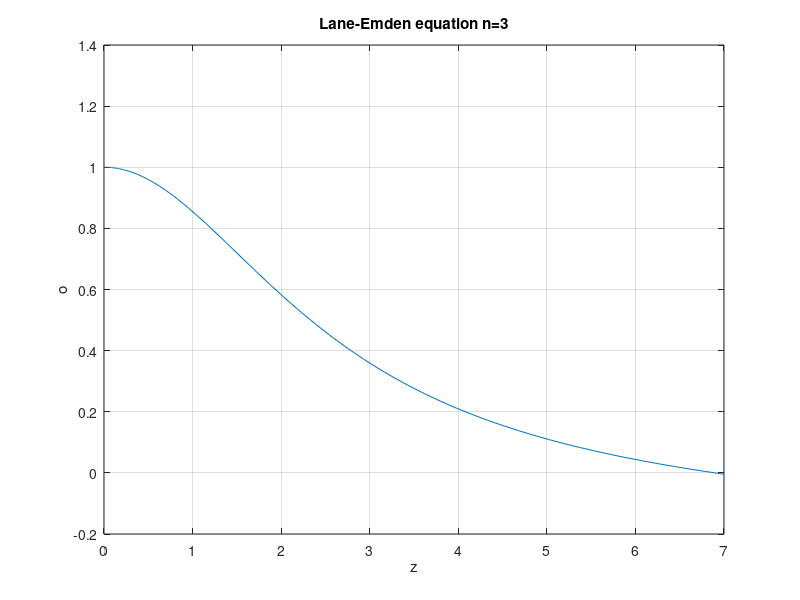
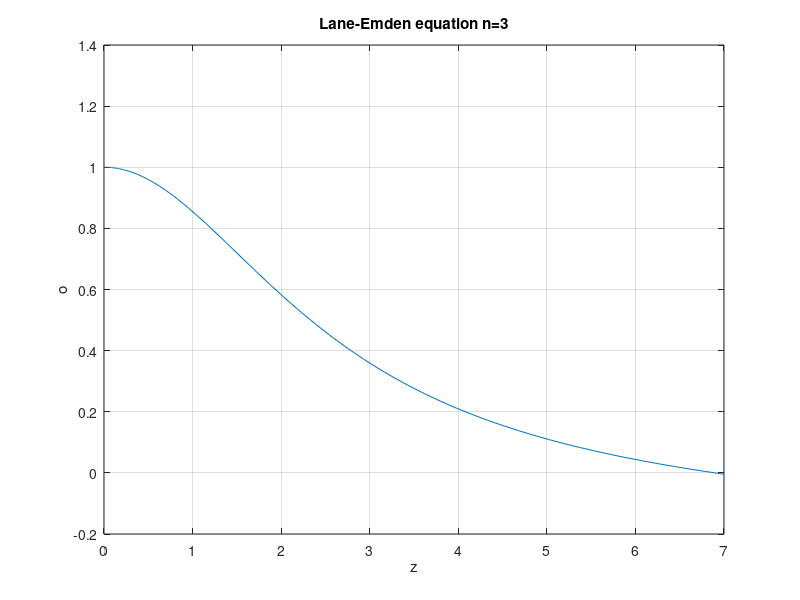
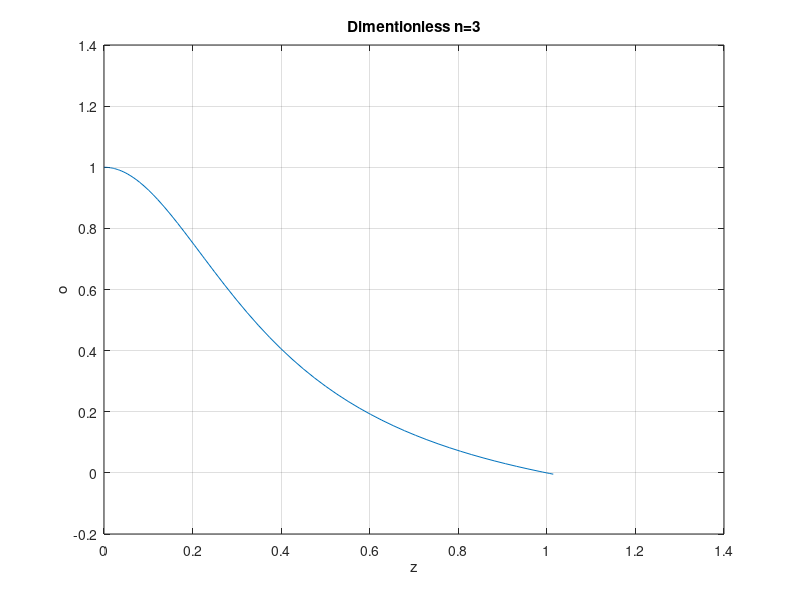
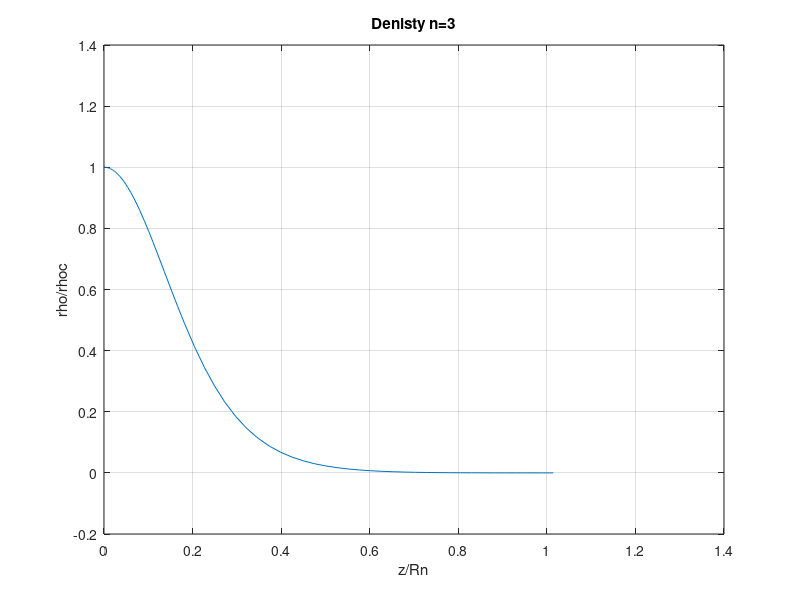

Write the MATLAB code that produced these figures, in order.
format compact
format long
close all
clear all

%solar model
Rsun=695700000 %[m]
Msun=1.989e30 %[kg]
rhomeansun=1408 %[kg/m^3]
Teffsun=5772 %[K]
Lsun=3.846e26 %[W]
X=0.73
Y=0.25
Z=0.02
kappa=0.02*(1+X) %[m^2kg^-1]
muion=1/(X+Y/4+Z/20)
mue=1/(1/2*(1+X))
mu=1/(1/muion+1/mue)

%constants
G=6.674e-11
c=299792458
u=1.66053904e-27
mh=1.67e-27
k=1.3806485e-23
o=5.670373e-8
a=(4*o)/c

%Lane-Emdun equation for n=3
% function lamed
z0=0, o0=1, o_dot=0 %o=x, z=y
zmax=7
n=3 %poltropic model
t=1e-9
% options=odeset('Events',@events);
f=@(z,o)[o(2);-(2/z*o(2)+o(1)^n)];
[z1,o1]=ode45(f,[t,zmax],[o0;z0]);
figure
plot(z1,o1(:,1))
grid on
xlabel('z')
ylabel('o')
title('Lane-Emden equation n=3')
% function dydt=f(z1,o1)
% dydt=[o(2);-(2/z*o(2)+o(1)^n)]
% function [value,isterminal,direction]=evenets(z1,o1)
% value=o1(1);
% isterminal=1;
% direction=-1;
%['NonNegative']

%polytropic
n=3
Rn=6.90
Dn=54.18
Mn=2.02
Bn=0.157

%solar test
rhoc=rhomeansun*Dn
alpha=Rsun/Rn
M=(4*pi*(Rsun/Rn)^3*Mn*rhomeansun*Dn)
M=(4*pi*alpha^3*Mn*rhomeansun*Dn)
Pc=(4*pi)^(1/3)*Bn*G*Msun^(2/3)*rhoc^(4/3)
Tc=(Pc*mu*u)/(rhoc*k)
Pgc=(rhoc*k*Tc)/(mu*u)
Prad=a/3*Tc^4
Pg=(rhoc*k*Tc)/(mu*u)
Pdeg=1.0036e7*(rhoc/mue)^(5/3)
Pdegrel=1.2435e10*(rhoc/mue)^(4/3)
PrPc=Prad/Pc
PrPg=Prad/(Pc+Prad)
PrPg2=(a*mu*u*Tc^3)/(3*rhoc*k)
Tc2=(2*G*u*Msun)/(3*Rsun*k) %3/2*k*T=(G*M*m)/R
Pc2=(G*Msun^2)/(4*pi*Rsun^4) %P=F/A: F=GM^2/R^1, A=4*pi*R^2
rho2=(Pc2*mu*u)/(k*Tc2)
beta2=1-PrPc
beta=1-PrPg

%lifetime
mfrac=0.15 %mass 1/2 L produced
eff=0.007
tau=((mfrac*eff*X*Msun*c^2)/Lsun)/(60^2*24*365.25)

%Lane-Emdun equation for n=3
figure
plot(z1,o1(:,1))
grid on
xlabel('z')
ylabel('o')
title('Lane-Emden equation n=3')
figure
plot(z1/Rn,o1(:,1))
grid on
xlabel('z')
ylabel('o')
title('Dimentionless n=3')

%profiles
rho1=rhoc*o1(:,1).^n;
P1=Pc*o1(:,1).^(n+1);
T1=Tc*o1(:,1);

figure
plot(z1/Rn,rho1/rhoc)
grid on
xlabel('z/Rn')
ylabel('rho/rhoc')
title('Denisty n=3')
figure
plot(z1*alpha/1000,rho1)
grid on
xlabel('r [km]')
ylabel('rho [kg/m^3]')
title('Denisty n=3')

figure
plot(z1/Rn,P1/Pc)
grid on
xlabel('z/Rn')
ylabel('P/Pc')
title('Pressure n=3')
figure
plot(z1*alpha/1000,P1)
grid on
xlabel('r [km]')
ylabel('P [Pa]')
title('Pressure n=3')

figure
plot(z1/Rn,T1/Tc)
grid on
xlabel('z/Rn')
ylabel('T/Tc')
title('Temperature n=3')
figure
plot(z1*alpha/1000,T1)
grid on
xlabel('r [km]')
ylabel('T [K]')
title('Temperature n=3')

%mass
r1=alpha*z1;
dr1=zeros(length(z1)-1,1); %84
i=1;
while i<length(z1)
    dr1(i)=r1(i+1)-r1(i);
    i=i+1;
end
j=1;
m1=zeros(length(z1)-2,1);
m2=0;
r2=zeros(length(z1)-2,1);
while j<(length(z1)-1)
    m11=4*pi*(rho1(j)+rho1(j+1))/2*((r1(j)+r1(j+1))/2)^2*dr1(j);
    r2(j)=(r1(j)+r1(j+1))/2;
    m2=m2+m11;
    m1(j)=m2;
    j=j+1;
end
m2
figure
plot(r2/alpha/Rn,m1/M)
grid on
xlabel('z/Rn')
ylabel('m/M')
title('Mass n=3')
figure
plot(r2/1000,m1)
grid on
xlabel('r [km]')
ylabel('m [kg]')
title('Mass n=3')

%mass2
dz1=zeros(length(z1)-1,1);
i=1;
while i<length(z1)
    dz1(i)=z1(i+1)-z1(i);
    i=i+1;
end
j=1;
m1=zeros(length(z1)-2,1);
m2=0;
z2=zeros(length(z1)-2,1);
while j<(length(z1)-1)
    m11=4*pi*alpha^3*rhoc*((z1(j)+z1(j+1))/2)^2*((o1(j)+o1(j+1))/2)^n*dz1(j);
    z2(j)=(z1(j)+z1(j+1))/2;
    m2=m2+m11;
    m1(j)=m2;
    j=j+1;
end
m2
figure
plot(z2/Rn,m1/M)
grid on
xlabel('z/Rn')
ylabel('m/M')
title('Mass n=3')
figure
plot(z2*alpha/1000,m1)
grid on
xlabel('r [km]')
ylabel('m [kg]')
title('Mass n=3')
m21=m2;

%mass3
dz1=zeros(length(z1)-1,1);
i=1;
while i<length(z1)
    dz1(i)=z1(i+1)-z1(i);
    i=i+1;
end
j=1;
m1=zeros(length(z1)-2,1);
m2=0;
z2=zeros(length(z1)-2,1);
while j<(length(z1)-1)
    m11=-4*pi*alpha^3*rhoc*((o1(j+1,2)*z1(j+1)^2)-(z1(j)^2*(o1(j,2))));
    z2(j)=(z1(j)+z1(j+1))/2;
    m2=m2+m11;
    m1(j)=m2;
    j=j+1;
end
m2
figure
plot(z2/Rn,m1/M)
grid on
xlabel('z/Rn')
ylabel('m/M')
title('Mass n=3')
figure
plot(z2*alpha/1000,m1)
grid on
xlabel('r [km]')
ylabel('m [kg]')
title('Mass n=3')
m22=m2;
m2=(m21+m22)/2

% m1=-4*pi*alpha^3*rhoc*[cumtrapz(z1.^2,o1(:,2).^n)]
% figure
% plot(z1/Rn,m1/m1(85))
% grid on
% xlabel('z/Rn')
% ylabel('m (normalised)')
% title('Mass n=3')
% sum(m1)

%energy
c1=1
q0=0.0012
lsun=4*pi*alpha^3*c1*q0*(X/0.5)^2*rhoc/rhoc*(Tc/Tc)^4*1e6
dz1=zeros(length(z1)-1,1);
i=1;
while i<length(z1)
    dz1(i)=z1(i+1)-z1(i);
    i=i+1;
end
j=1;
l1=zeros(length(z1)-2,1);
l2=0;
z2=zeros(length(z1)-2,1);
while j<(length(z1)-1)
    l11=lsun*((z1(j)+z1(j+1))/2)^2*((o1(j)+o1(j+1))/2)^(n+4)*dz1(j);
    z2(j)=(z1(j)+z1(j+1))/2;
    l2=l2+l11;
    l1(j)=l2;
    j=j+1;
end
l2

c2=1
q0a=9.7e-6
lsuna=4*pi*alpha^3*c2*q0a*(X/0.5)*(Z/0.02)*rhoc/rhoc*(Tc/Tc)^16*1e6
dz1=zeros(length(z1)-1,1);
i=1;
while i<length(z1)
    dz1(i)=z1(i+1)-z1(i);
    i=i+1;
end
j=1;
l1a=zeros(length(z1)-2,1);
l2a=0;
z2=zeros(length(z1)-2,1);
while j<(length(z1)-1)
    l11a=lsuna*((z1(j)+z1(j+1))/2)^2*((o1(j)+o1(j+1))/2)^(n+16)*dz1(j);
    z2(j)=(z1(j)+z1(j+1))/2;
    l2a=l2a+l11a;
    l1a(j)=l2a;
    j=j+1;
end
l2a

figure
plot(z2/Rn,(l1+l1a)/Lsun)
grid on
xlabel('z/Rn')
ylabel('l/L')
title('Luminosity n=3')
figure
plot(z2*alpha/1000,l1+l1a)
grid on
xlabel('r [km]')
ylabel('l [W]')
title('Luminosity n=3')

%energy2
l=zeros(length(z1),1);
i=1;
while i<length(z1)+1
    l(i)=-(4*a*c*Tc^4*4*pi*alpha)/(3*kappa*rhoc)*z1(i)^2*o1(i,2);
    i=i+1;
end
figure
plot(z1/Rn,l/Lsun)
grid on
xlabel('z/Rn')
ylabel('l/L')
title('Luminosity n=3')
figure
plot(z1*alpha/1000,l)
grid on
xlabel('r [km]')
ylabel('l [W]')
title('Luminosity n=3')

%eddington model
kk=0.003
beta1=0.25:1e-6:1;

x=sqrt((1-beta1)./(kk*beta1.^4));
%x=mu^2*M/Msun

figure
plot(log10(x),beta1)
xlabel('log(mu^2*M/Msun)')
ylabel('Beta')
grid on

figure
Medd=x/mu^2;
plot(log10(Medd),beta1)
xlabel('log(M/Msun)')
ylabel('Beta')
grid on

betasun=0.9996041
Ledd=(4*pi*c*G*Msun)/kappa
L=Ledd*(1-betasun)
L=L/Lsun

Pcedd=((3*(1-betasun))/a)^(1/3)*(k/(betasun*mu*u))^(4/3)*rhoc^(4/3)
Tcedd=(betasun*Pcedd*mu*u)/(rhoc*k)

%K
K=Pc/rhoc^(4/3)
K2=(M/(4*pi*Mn))^(2/3)*pi*G
K3=((3*(1-betasun))/a)^(1/3)*(k/(betasun*mu*u))^(4/3)
K4=(alpha^2*4*pi*G*rhoc^(2/3))/(n+1)

%Teff
Teff=(Lsun/(4*pi*alpha^2*Rn^2*o))^(1/4)
Teff2=(Lsun/(4*pi*Rsun^2*o))^(1/4)